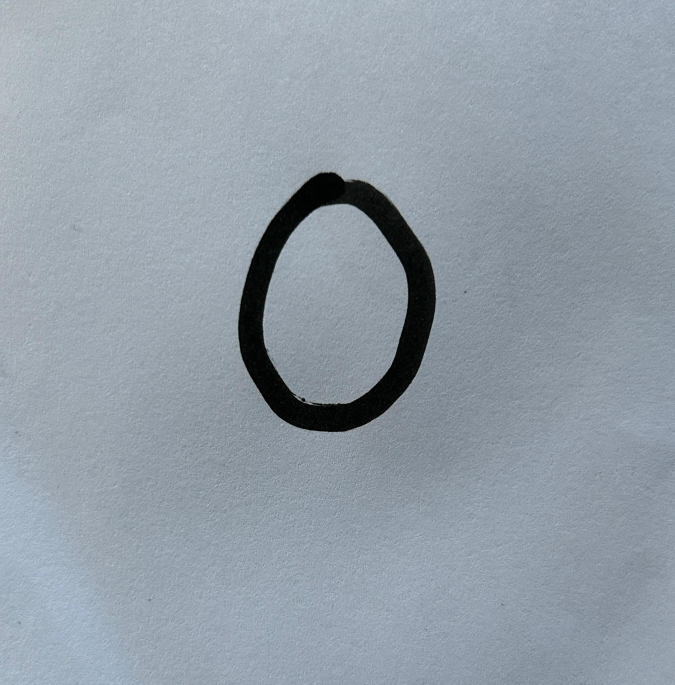
#> input picture Handwritten-digit-detection/Custom-datasets/zero.jpg, 2024 x 2053 px (shown at 1/3 size)
$ jupyter execute correct-image.ipynb
#> lines starting #> are read from the running program, lines starting #| are printed output that depends on the picture; after the words box and inside, x2 and y2 are one past the last pixel; in counts of white or black regions, pixels touching at a corner belong together
[cell 1]
import cv2
import matplotlib.pyplot as plt
import os
import numpy as np

# Load the image in grayscale
image_path = 'zero.jpg'
image = cv2.imread(image_path, cv2.IMREAD_GRAYSCALE)
#> image: shape (2053, 2024); min 0, max 227, mean 154.9

# Check if the image is loaded successfully
if image is None:
    print(f"Error: Image not found at path {image_path}")
else:
    # Invert the image (black background, white digits)
    inverted_image = cv2.bitwise_not(image)
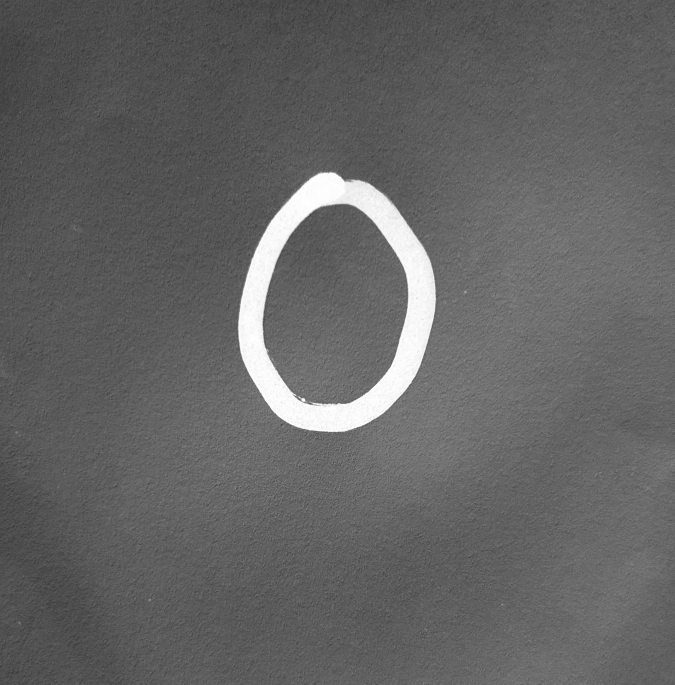
#> inverted_image: shape (2053, 2024) (shown at 1/3 size); min 28, max 255, mean 100.1

    # Apply thresholding to ensure the background is black
    _, thresholded_image = cv2.threshold(inverted_image, 200, 255, cv2.THRESH_BINARY)
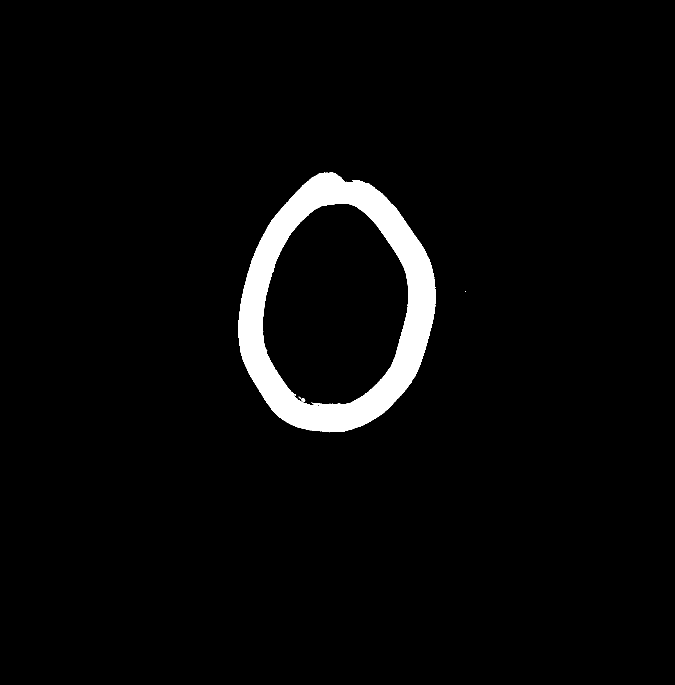
#> thresholded_image: shape (2053, 2024) (shown at 1/3 size); 3.5% white; 5 white regions (3 under 20 px), largest, box (x1, y1, x2, y2) and area: (715, 518, 1307, 1297) 144607, (904, 1195, 916, 1205) 88

    # Enhance contrast and brightness: make text whiter and background darker
    # Increase brightness and contrast by scaling pixel values
    alpha = 1.5  # Increase contrast
    beta = 0     # No extra brightness change (keep background black)
    enhanced_image = cv2.convertScaleAbs(thresholded_image, alpha=alpha, beta=beta)

    # Apply dilation to make the text bolder (more prominent)
    kernel = np.ones((5, 5), np.uint8)  # Use a larger kernel to make text bolder
    dilated_image = cv2.dilate(enhanced_image, kernel, iterations=1)
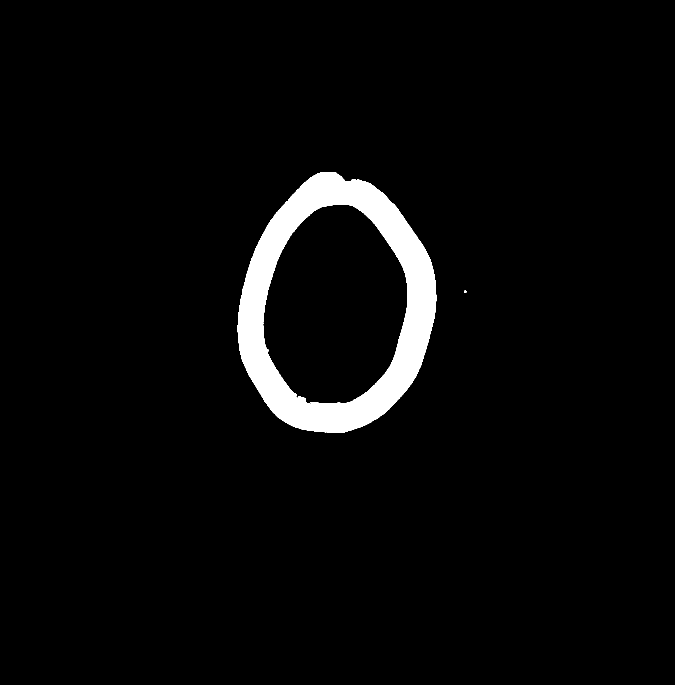
#> dilated_image: shape (2053, 2024) (shown at 1/3 size); 3.7% white; 2 white regions, box (x1, y1, x2, y2) and area: (713, 516, 1309, 1299) 154811, (1393, 872, 1399, 878) 35

    # Resize to 128x128 pixels
    resized_image = cv2.resize(dilated_image, (128, 128))
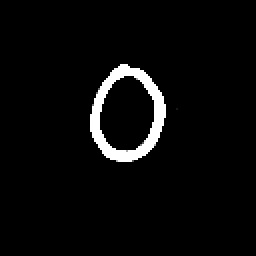
#> resized_image: shape (128, 128) (shown 2 times larger); min 0, max 255, mean 9.6

    # Create a folder if it doesn't exist
    output_folder = '0'
    os.makedirs(output_folder, exist_ok=True)

    # Save the edited image
    output_path = os.path.join(output_folder, '0.png')
    cv2.imwrite(output_path, resized_image)
    print(f"Enhanced image saved at: {output_path}")

    # Display the image using Matplotlib
    plt.imshow(resized_image, cmap='gray')
    plt.title('Number - 0')
    plt.axis('off')
    plt.show()

Converting the data

[cell 2]
import cv2
import matplotlib.pyplot as plt
import os
import numpy as np

# Input folder containing the original images
input_folder = 'Nines'
output_folder = '9'

# Create the output folder if it doesn't exist
os.makedirs(output_folder, exist_ok=True)

# Initialize a counter for naming the output images
image_counter = 1

# Iterate through all images in the input folder
for filename in os.listdir(input_folder):
    if filename.lower().endswith(('.png', '.jpg', '.jpeg')):
        image_path = os.path.join(input_folder, filename)

        # Load the image in grayscale
        image = cv2.imread(image_path, cv2.IMREAD_GRAYSCALE)
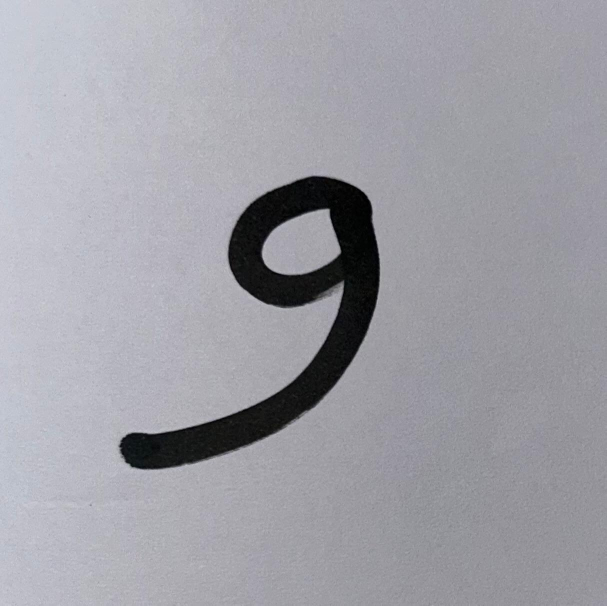
#> input picture Handwritten-digit-detection/Custom-datasets/Nines/IMG-20241115-WA0038.jpg, 1213 x 1211 px (shown at 1/2 size)
#> image: shape (1211, 1213); min 0, max 215, mean 159.9

        # Check if the image is loaded successfully
        if image is None:
            print(f"Error: Image not found or could not be loaded at path {image_path}")
            continue

        # Invert the image (black background, white digits)
        inverted_image = cv2.bitwise_not(image)
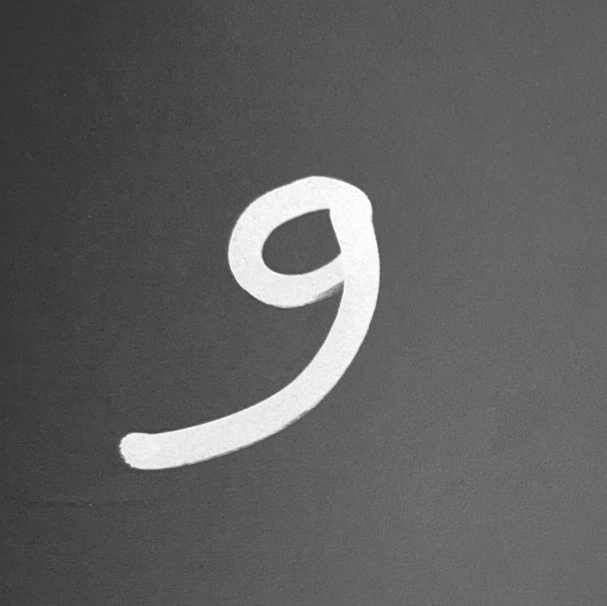
#> inverted_image: shape (1211, 1213) (shown at 1/2 size); min 40, max 255, mean 95.1

        # Apply thresholding to ensure the background is black
        _, thresholded_image = cv2.threshold(inverted_image, 200, 255, cv2.THRESH_BINARY)
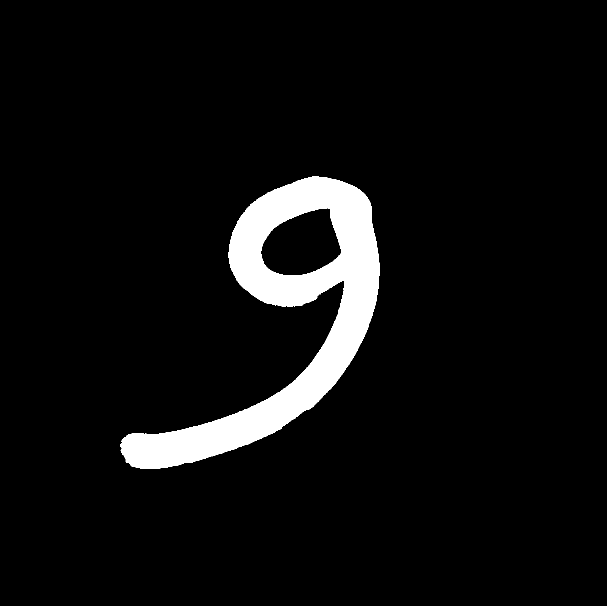
#> thresholded_image: shape (1211, 1213) (shown at 1/2 size); 5.9% white; 1 white region, box (x1, y1, x2, y2) and area: (240, 353, 759, 938) 86352

        # Enhance contrast and brightness
        alpha = 1.5  # Increase contrast
        beta = 0     # No extra brightness change
        enhanced_image = cv2.convertScaleAbs(thresholded_image, alpha=alpha, beta=beta)

        # Apply dilation to make the text bolder
        kernel = np.ones((5, 5), np.uint8)
        dilated_image = cv2.dilate(enhanced_image, kernel, iterations=1)
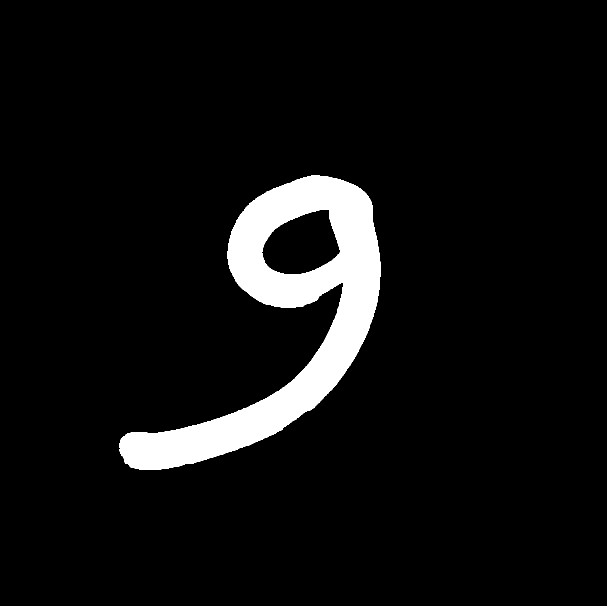
#> dilated_image: shape (1211, 1213) (shown at 1/2 size); 6.3% white; 1 white region, box (x1, y1, x2, y2) and area: (238, 351, 761, 940) 93136

        # Resize to 128x128 pixels
        resized_image = cv2.resize(dilated_image, (128, 128))
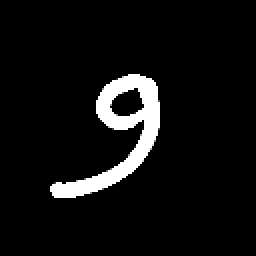
#> resized_image: shape (128, 128) (shown 2 times larger); min 0, max 255, mean 16.2

        # Define the output image path with sequential naming
        output_filename = f"0_{image_counter}.png"
        output_path = os.path.join(output_folder, output_filename)

        # Save the processed image
        cv2.imwrite(output_path, resized_image)
        print(f"Enhanced image saved at: {output_path}")

        # Increment the image counter
        image_counter += 1

        # Optional: Display the image (you can comment this out if not needed)
        plt.imshow(resized_image, cmap='gray')
        plt.title(f'Number - 0 (Image {image_counter - 1})')
        plt.axis('off')
        plt.show()
#> pass 2 of the loop `for filename in os.listdir(input_folder):`:
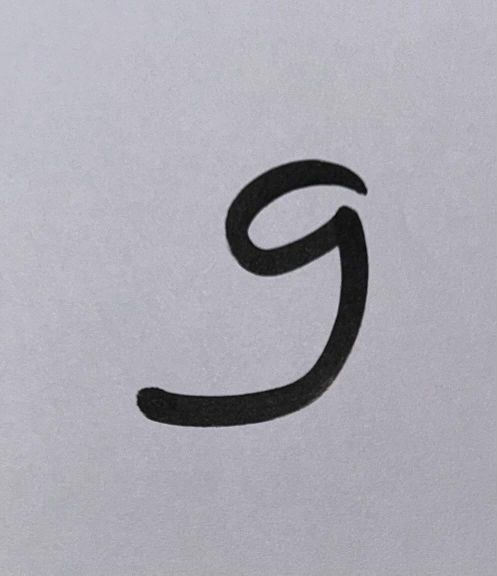
#> input picture Handwritten-digit-detection/Custom-datasets/Nines/IMG-20241115-WA0039.jpg, 993 x 1151 px (shown at 1/2 size)
#> `_, thresholded_image = cv2.threshold(inverted_image, 200, 255, cv2.THR..`:
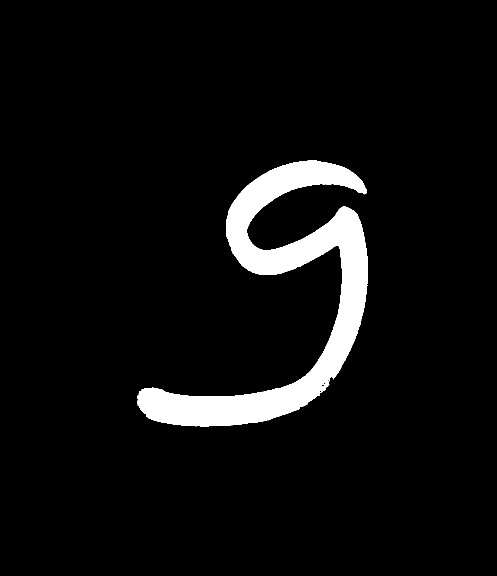
#> thresholded_image: shape (1151, 993) (shown at 1/2 size); 5.7% white; 2 white regions (1 under 20 px), largest, box (x1, y1, x2, y2) and area: (275, 321, 736, 853) 65351
#> `resized_image = cv2.resize(dilated_image, (128, 128))`:
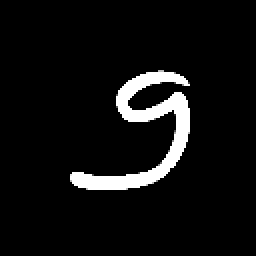
#> resized_image: shape (128, 128) (shown 2 times larger); min 0, max 255, mean 16
#> pass 3 of the loop `for filename in os.listdir(input_folder):`:
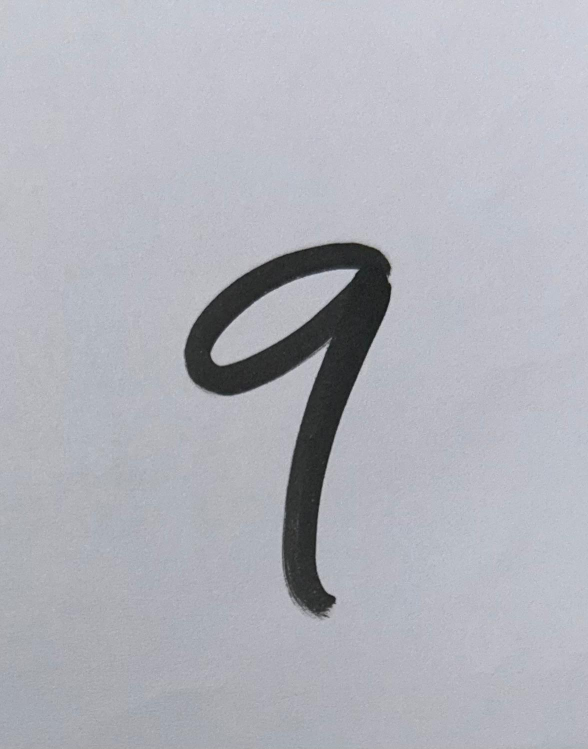
#> input picture Handwritten-digit-detection/Custom-datasets/Nines/IMG-20241115-WA0040.jpg, 1176 x 1497 px (shown at 1/2 size)
#> `_, thresholded_image = cv2.threshold(inverted_image, 200, 255, cv2.THR..`:
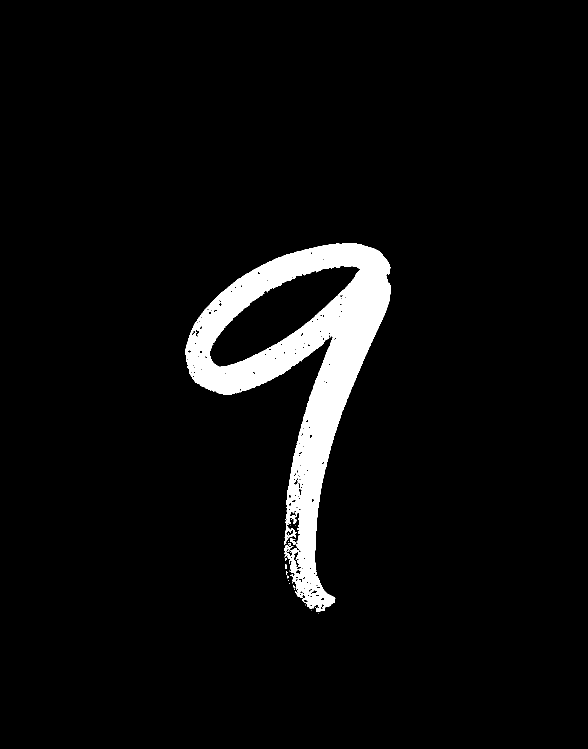
#> thresholded_image: shape (1497, 1176) (shown at 1/2 size); 4.9% white; 25 white regions (22 under 20 px), largest, box (x1, y1, x2, y2) and area: (371, 486, 782, 1224) 86683, (580, 1076, 592, 1090) 85, (570, 1128, 574, 1138) 28
#> `resized_image = cv2.resize(dilated_image, (128, 128))`:
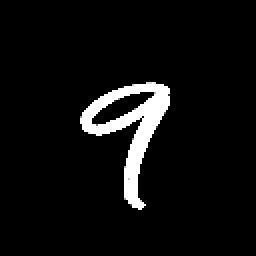
#> resized_image: shape (128, 128) (shown 2 times larger); min 0, max 255, mean 14.3

print("Processing complete. All enhanced images have been saved.")
